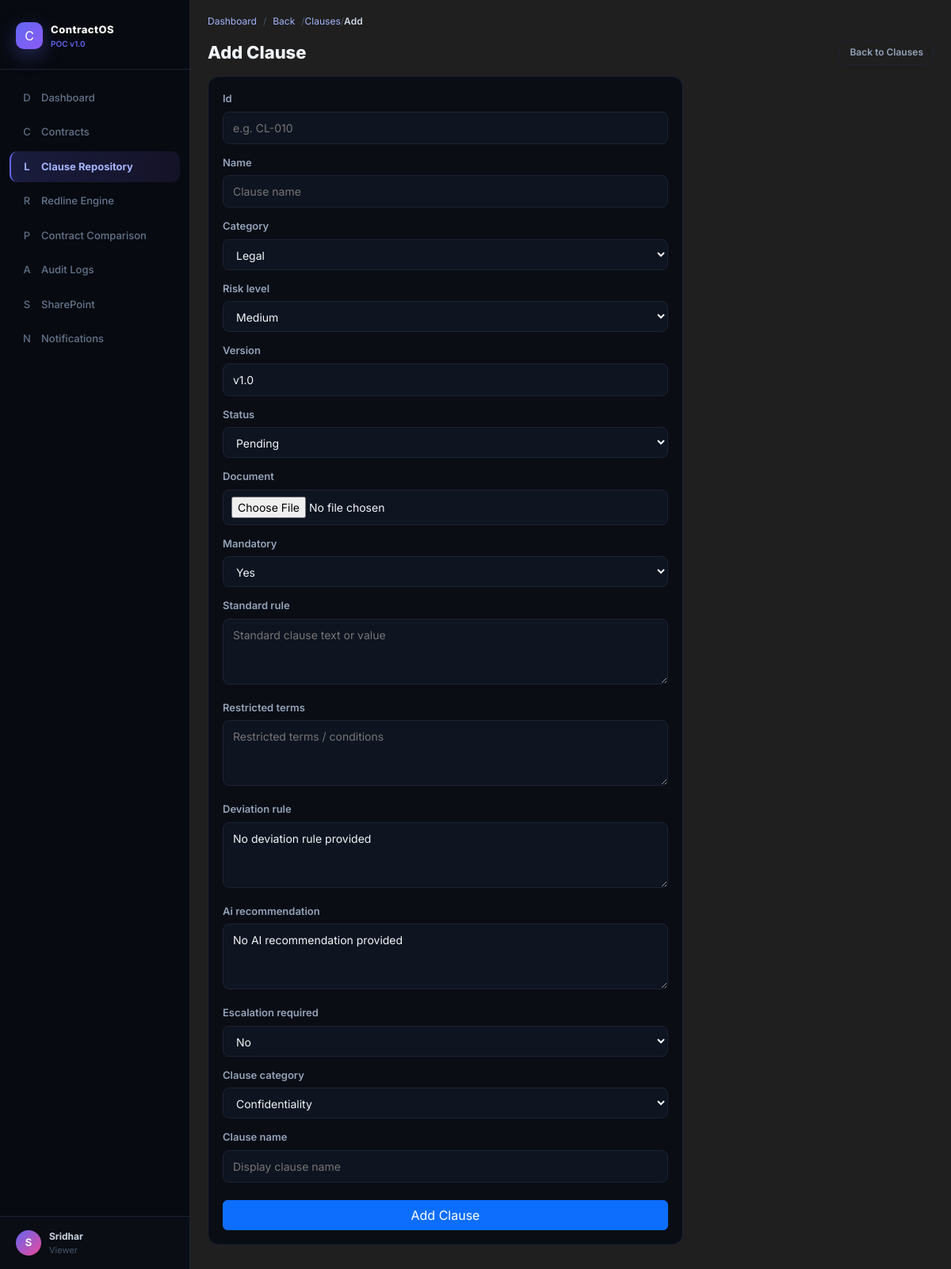
The page /clauses/add/ (signed in) on the database its author committed.
### users/models.py (models this page shows, shortened)
class User(AbstractUser):
    ROLE_CHOICES = [
        ('Admin', 'Admin'),
        ('Contract Manager', 'Contract Manager'),
        ('Legal Reviewer', 'Legal Reviewer'),
        ('Viewer', 'Viewer'),
    ]
    STATUS_CHOICES = [
        ('Active', 'Active'),
        ('Inactive', 'Inactive'),
    ]
    name = models.CharField(max_length=255)
    email = models.EmailField(unique=True)
    role = models.CharField(max_length=32, choices=ROLE_CHOICES, default='Viewer')
    status = models.CharField(max_length=8, choices=STATUS_CHOICES, default='Active')
    USERNAME_FIELD = 'email'
    REQUIRED_FIELDS = ['username', 'name']

### clauses/models.py (models this page shows, shortened)
class Clause(models.Model):
    STATUS_CHOICES = [
        ('Pending', 'Pending'),
        ('Approved', 'Approved'),
    ]
    RISK_CHOICES = [
        ('High', 'High'),
        ('Medium', 'Medium'),
        ('Low', 'Low'),
    ]
    CATEGORY_CHOICES = [
        ('Legal', 'Legal'),
        ('Finance', 'Finance'),
        ('Liability', 'Liability'),
        ('Operational', 'Operational'),
    ]
    id = models.CharField(primary_key=True, max_length=16)
    name = models.CharField(max_length=255)
    category = models.CharField(max_length=32, choices=CATEGORY_CHOICES, default='Legal')
    risk = models.CharField(max_length=8, choices=RISK_CHOICES, default='Medium')
    version = models.CharField(max_length=16, default='v1.0')
    status = models.CharField(max_length=8, choices=STATUS_CHOICES, default='Pending')
    document = models.FileField(upload_to='clauses/', null=True, blank=True)
    mandatory = models.BooleanField(default=True)
    standard_rule = models.TextField(null=True, blank=True)
    restricted_terms = models.TextField(null=True, blank=True)
    deviation_rule = models.TextField(null=True, blank=True)
    ai_recommendation = models.TextField(null=True, blank=True)
    escalation_required = models.BooleanField(default=False)
    clause_category = models.CharField(max_length=255, choices=[
        ('Confidentiality', 'Confidentiality'),
        ('Payment Terms', 'Payment Terms'),
        ('Liability', 'Liability'),
        ('Indemnity', 'Indemnity'),
        ('Governing Law', 'Governing Law'),
        ('Termination', 'Termination'),
        ('Data Privacy', 'Data Privacy'),
        ('Intellectual Property', 'Intellectual Property'),
        ('Renewal', 'Renewal'),
        ('Service Levels', 'Service Levels'),
        ('Audit Rights', 'Audit Rights'),
        ('Insurance', 'Insurance'),
        ('Compliance', 'Compliance'),
        ('Security', 'Security'),
        ('Force Majeure', 'Force Majeure'),
        ('Assignment', 'Assignment'),
        ('Subcontracting', 'Subcontracting')
    ], default='Confidentiality')
    clause_name = models.CharField(max_length=255, default='')
    risk_level = models.CharField(max_length=255, choices=[
        ('High', 'High'),
        ('Medium', 'Medium'),
        ('Low', 'Low')
    ], default='Medium')
    standard_rule_value = models.TextField(default='No standard rule provided')
    restricted_terms_conditions = models.TextField(default='No restricted terms provided')
    deviation_rule = models.TextField(default='No deviation rule provided')
    ai_recommendation = models.TextField(default='No AI recommendation provided')
    escalation_required = models.BooleanField(default=False)

### clauses/views.py (the view)
# urls.py: path('clauses/add/', clause_add, name='clause_add'),
@login_required
def clause_add(request):
    error = None
    if request.method == 'POST':
        form = ClauseForm(request.POST, request.FILES)
        if form.is_valid():
            clause = form.save()
            AuditLog.objects.create(
                user=request.user,
                action='Clause Added',
                target=clause.name,
                ip=request.META.get('REMOTE_ADDR', ''),
            )
            messages.success(request, f'Clause "{clause.name}" added successfully.')
            return redirect('clause_list_web')
        else:
            error = 'Please fix the errors below.'
    else:
        form = ClauseForm()
    return render(request, 'clauses/clause_form.html', {
        'form': form,
        'error': error,
        'is_edit': False,
        'active_nav': 'clauses',
    })

### templates/clauses/clause_form.html (shortened to what this page needs)
{% extends 'base.html' %}
{% block content %}
<div class="toolbar">
    <h1 style="margin:0;font-size:22px;font-weight:800;color:var(--text-main);">{% if is_edit %}Edit Clause{% else %}Add Clause{% endif %}</h1>
    <a class="pill-btn" href="/clauses/" style="text-decoration:none;">Back to Clauses</a>
</div>
<div class="card" style="max-width:600px;">
    <form method="post" enctype="multipart/form-data">
        <div style="display:flex;flex-direction:column;gap:14px;">
            {% for field in form %}
            <div>
                <label style="display:block;font-size:13px;font-weight:600;color:var(--text-soft);margin-bottom:6px;">{{ field.label }}</label>
                {{ field }}
            </div>
            {% endfor %}
            <button type="submit" class="btn btn-primary" style="margin-top:8px;">
                {% if is_edit %}Save Changes{% else %}Add Clause{% endif %}
            </button>
        </div>
    </form>
</div>
{% endblock %}

### templates/base.html (shortened to what this page needs)
{% load static %}
<!DOCTYPE html>
<html lang="en" data-theme="dark">
<head>
    <link href="https://cdn.jsdelivr.net/npm/bootstrap@5.3.3/dist/css/bootstrap.min.css" rel="stylesheet">
    <link rel="stylesheet" href="{% static 'css/theme.css' %}?v=20260520b">
</head>
<body class="app-body">
<div class="app-shell">
    <aside id="appSidebar" class="app-sidebar">
        <div class="brand-wrap">
            <div class="brand-row">
                <div class="brand-mark">C</div>
                <div>
                    <div class="brand-title">ContractOS</div>
                    <div class="brand-sub">POC v1.0</div>
                </div>
            </div>
        </div>
        <nav class="side-nav">
            <a class="nav-link {% if active_nav == 'dashboard' %}active{% endif %}" href="{% url 'dashboard' %}">
                <span class="nav-icon">D</span>Dashboard
            </a>
            <a class="nav-link {% if active_nav == 'contracts' %}active{% endif %}" href="{% url 'contract_list' %}">
                <span class="nav-icon">C</span>Contracts
            </a>
            <a class="nav-link {% if active_nav == 'clauses' %}active{% endif %}" href="{% url 'clause_list_web' %}">
                <span class="nav-icon">L</span>Clause Repository
            </a>
            <a class="nav-link {% if active_nav == 'redline' %}active{% endif %}" href="{% url 'redline_recommendations' %}">
                <span class="nav-icon">R</span>Redline Engine
            </a>
            <a class="nav-link {% if active_nav == 'comparison' %}active{% endif %}" href="{% url 'contract_comparisons' %}">
                <span class="nav-icon">P</span>Contract Comparison
            </a>
            <a class="nav-link {% if active_nav == 'audit' %}active{% endif %}" href="{% url 'audit_log_list_web' %}">
                <span class="nav-icon">A</span>Audit Logs
            </a>
            <a class="nav-link {% if active_nav == 'sharepoint' %}active{% endif %}" href="{% url 'sharepoint_config_web' %}">
                <span class="nav-icon">S</span>SharePoint
            </a>
            <a class="nav-link {% if active_nav == 'notifications' %}active{% endif %}" href="{% url 'notifications' %}">
                <span class="nav-icon">N</span>Notifications
            </a>
        </nav>
        <div class="user-tile">
            <div class="user-avatar">
                {{ request.user.name|default:request.user.username|slice:':1'|upper }}
            </div>
            <div>
                <div class="user-name">
                    {{ request.user.name|default:request.user.username }}
                </div>
                <div class="user-role">
                    {{ request.user.role|default:'User' }}
                </div>
            </div>
        </div>
    </aside>
    <main class="main-wrap">
        <nav class="app-breadcrumbs" aria-label="Breadcrumb">
            <a class="crumb-home" href="{% url 'dashboard' %}">
                Dashboard
            </a>
            <span class="crumb-sep">/</span>
            <button type="button"
                    class="crumb-back"
                    onclick="window.history.back();">
                Back
            </button>
            <span id="dynamicBreadcrumbTrail"></span>
        </nav>
        {% block content %}
        {% endblock %}
    </main>
</div>
</body>
</html>

### static/css/theme.css (style rules this page uses)
:root { --bg-main: #090c14; --bg-sidebar: #070a10; --bg-card: #0a0d14; --bg-card-soft: #0e1420; --border: #1e2333; --text-main: #f1f5f9; --text-soft: #94a3b8; --text-muted: #64748b; --brand-1: #6366f1; --brand-2: #8b5cf6; --good: #22c55e; --warn: #f59e0b; --danger: #ef4444; --info: #06b6d4; --hover-highlight: rgba(99, 102, 241, 0.25); --table-border: var(--border); --table-header-bg: var(--bg-card-soft); --table-row-hover: var(--hover-highlight); }
* { box-sizing: border-box; }
body.app-body { margin: 0; font-family: Inter, "Segoe UI", Arial, sans-serif; background: linear-gradient(180deg, #060912, var(--bg-main)); color: var(--text-main); }
.app-shell { min-height: 100vh; }
.app-sidebar { width: 240px; position: fixed; left: 0; top: 0; bottom: 0; background: var(--bg-sidebar); border-right: 1px solid var(--border); z-index: 70; display: flex; flex-direction: column; }
.brand-wrap { padding: 28px 20px 24px; border-bottom: 1px solid var(--border); }
.brand-row { display: flex; gap: 10px; align-items: center; }
.brand-mark { width: 34px; height: 34px; border-radius: 10px; display: inline-grid; place-items: center; background: linear-gradient(135deg, var(--brand-1), var(--brand-2)); box-shadow: 0 8px 24px rgba(99, 102, 241, 0.35); }
.brand-title { font-size: 13px; font-weight: 800; letter-spacing: 0.5px; }
.brand-sub { font-size: 10px; color: var(--brand-1); font-weight: 600; }
.side-nav { padding: 16px 12px; flex: 1; }
.nav-link { display: flex; align-items: center; gap: 10px; width: 100%; text-decoration: none; padding: 10px 12px; margin-bottom: 4px; border-radius: 10px; border-left: 2px solid transparent; color: var(--text-muted); font-size: 13px; font-weight: 500; transition: all 0.15s ease; }
.nav-link.active { color: #a5b4fc; border-left-color: var(--brand-1); background: linear-gradient(90deg, rgba(99, 102, 241, 0.2), rgba(139, 92, 246, 0.1)); font-weight: 700; }
.nav-icon { width: 16px; text-align: center; opacity: 0.95; }
.user-tile { border-top: 1px solid var(--border); padding: 16px 20px; display: flex; align-items: center; gap: 10px; }
.user-avatar { width: 32px; height: 32px; border-radius: 50%; display: inline-grid; place-items: center; background: linear-gradient(135deg, var(--brand-1), #ec4899); font-size: 13px; font-weight: 700; }
.user-name { font-size: 12px; font-weight: 700; color: #cbd5e1; }
.user-role { font-size: 11px; color: #475569; }
.main-wrap { margin-left: 240px; padding: 18px 22px 30px; }
.app-breadcrumbs { display: flex; align-items: center; flex-wrap: wrap; gap: 8px; margin-bottom: 14px; font-size: 12px; color: var(--text-soft); }
.app-breadcrumbs a, .app-breadcrumbs .crumb-back { color: #a5b4fc; text-decoration: none; background: transparent; border: 0; font: inherit; padding: 0; cursor: pointer; }
.crumb-sep { color: #475569; }
.card { background: var(--bg-card); border: 1px solid var(--border); border-radius: 14px; padding: 18px; }
.pill-btn { border: 1px solid var(--border); color: var(--text-soft); background: transparent; border-radius: 8px; padding: 6px 12px; font-size: 12px; font-weight: 600; text-decoration: none; }
.toolbar { display: flex; justify-content: space-between; align-items: center; gap: 10px; margin-bottom: 14px; flex-wrap: wrap; }
.clause-form-input { width: 100%; border: 1px solid var(--border); border-radius: 8px; background: var(--bg-card-soft); color: var(--text-main); padding: 9px 12px; font-size: 14px; }
.clause-form-file { padding: 8px 10px; }
.card, .stat-card, .kv-card, .table-wrap, .topbar, .search-shell { background: var(--bg-card) !important; color: var(--text-main) !important; border-color: var(--border) !important; }

### rows shown on the page
User: user.name "S", user.name "Sridhar", user.role "Viewer"

### other values the page prints
{{ field.label }} "Id" "Name" "Category" "Risk level" "Version" "Status" "Document" "Mandatory" "Standard rule" "Restricted terms" "Deviation rule" "Ai recommendation" "Escalation required" "Clause category" "Clause name"
